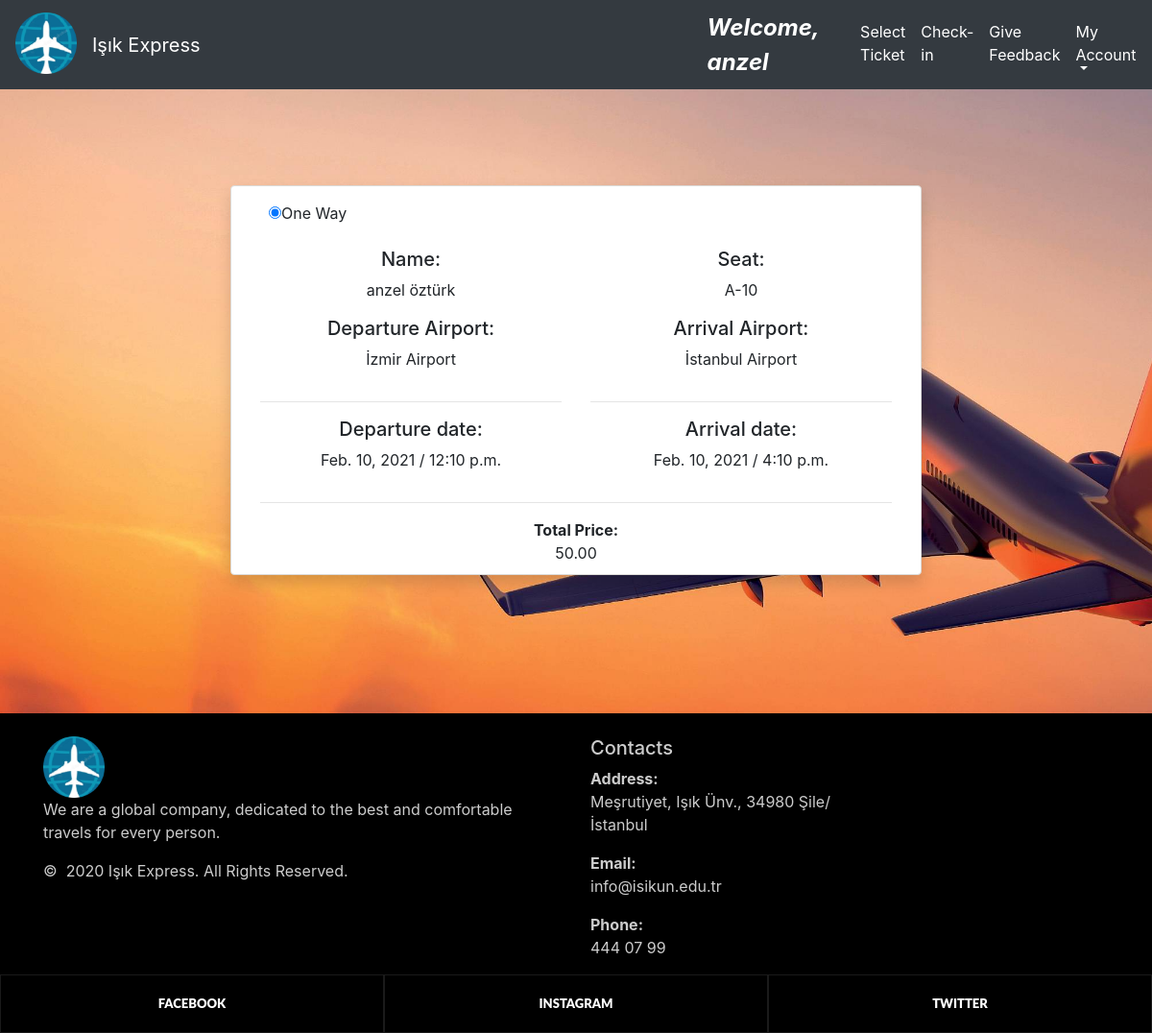
/view_ticket/140 (signed in), run on the app's committed database.
### home/models.py (models this page shows, shortened)
class Ticket(models.Model):
    trip_choice = (('o','oneway'),('r','roundtrip'),)
    trip = models.CharField(max_length=5, choices=trip_choice)
    seat = models.CharField(max_length=255,null=True)
    registereduser =models.ForeignKey(RegisteredUser,null=True,on_delete= models.CASCADE)
    ticket_class = models.CharField(max_length=255,null=True)
    flight = models.ForeignKey(Flight,null=True,on_delete=models.CASCADE)
    ticket_price = models.DecimalField(max_digits=10, decimal_places=2, null=True)
    created_at = models.CharField(max_length=255,null=True)
    is_approval = models.CharField(max_length=1, null=True)
    is_checkin = models.BooleanField(null=True, blank=True)

class Flight(models.Model):
    pnr=models.CharField(max_length=10, null=True)
    departure_time = models.DateField(auto_now_add=False, auto_now=False, null=True)
    arrival_time = models.DateField(auto_now_add=False, auto_now=False, null=True)
    departure_hour=models.TimeField(auto_now=False, auto_now_add=False, null=True)
    arrival_hour = models.TimeField(auto_now=False, auto_now_add=False, null=True)
    from_airport = models.ForeignKey(Airport, null=True,on_delete=models.SET_NULL, related_name="from_airport")
    to_airport = models.ForeignKey(Airport, null=True,on_delete=models.SET_NULL, related_name="to_airport")
    price= models.DecimalField(max_digits=10,decimal_places=2,null=True)

class Airport(models.Model):
    name=models.CharField(max_length=255,null=True)
    address=models.CharField(max_length=500,null=True)
    def __str__(self):
        return self.name

### home/views.py (the view)
# urls.py: path('view_ticket/<int:id>', views.view_ticket, name="view_ticket"),
@login_required
def view_ticket(request, id):
    ticket = Ticket.objects.get(id=id)
    ruser = request.user.registereduser
    namee= str(ruser.first_name) + " " + str(ruser.last_name)
    return render(request , 'home/view_ticket.html',{'ticket':ticket , 'namee':namee })

### home/templates/home/view_ticket.html (shortened to what this page needs)
{% extends 'home/main.html' %}
{% load static %}
{% block content %}
<head>
    <link rel="stylesheet" type="text/css" href="{% static 'css/footer.css' %}">
    <link rel="stylesheet" type="text/css" href="{% static 'css/background.css' %}">
    <link rel="stylesheet" type="text/css" href="https://cdnjs.cloudflare.com/ajax/libs/font-awesome/4.7.0/css/font-awesome.min.css">
    <link rel="stylesheet" type="text/css" href="https://stackpath.bootstrapcdn.com/bootstrap/4.1.1/css/bootstrap.min.css">
</head>
<body class="first-info" >
<div class="card shadow mb-5 bg-white rounded text-center" style=" margin-top: 100px; " >
        <div class="row mb-3 mt-3">
            {% if ticket.trip == 'o' %}
            <label class="radiobtn"><input type="radio" name="gender" checked value="male">One Way</label>
            {% else %}
            <label class="radiobtn"><input type="radio" name="gender" checked value="male">Round Trip</label>
            {% endif %}
        </div>
        <div class="row">
            <div class="col-sm-6">
                <h5>Name:</h5><p>{{ namee }} </p>
            </div>
            <div class="col-sm-6">
                <h5>Seat:</h5><p>{{ ticket.seat }} </p>
            </div>
        </div>
        <div class="row">
            <div class="col-sm-6">
                <h5>Departure Airport:</h5><p>{{ ticket.flight.from_airport }} </p>
            </div>
            <div class="col-sm-6">
                <h5>Arrival Airport:</h5><p>{{ ticket.flight.to_airport }} </p>
            </div>
        </div>
        <div class="row">
            <div class="col-sm-6"><hr><h5>Departure date:</h5><p>{{ ticket.flight.departure_time }}  /  {{ ticket.flight.departure_hour }}</p></div>
            <div class="col-sm-6"><hr><h5>Arrival date:</h5><p>{{ ticket.flight.arrival_time }}  /  {{ ticket.flight.arrival_hour }}</p></div>
        </div>
        <hr>
        <b>Total Price:</b>  {{ticket.ticket_price}}
</div>
<br><br><br><br>
</body>
{% endblock %}

### home/templates/home/navbar.html (shortened to what this page needs)
{% load static %}
{% block content %}
<head>
</head>
<body>
<nav class="navbar navbar-expand-md navbar-dark bg-dark">
    <a class="navbar-brand pb-2" href="{% url 'homepage' %}"><img src="{% static 'images/logo.png' %}" style="height: 64px; width: 64px"></a>
                <a class="navbar-brand" href="{% url 'homepage' %}">Işık Express</a>
    <a class="nav navbar-nav navbar-right " style="margin-left: 32rem !important;" ><font  size="5" color="white"><b><i>Welcome, {{user.username}}</i></b></font></a>
    <div class="collapse navbar-collapse" id="navbarNavDropdown" style="margin-left: 3% !important;">
        <ul class="navbar-nav">
        {% if requested_user_type.user_type == 'A' %}
        <li class="nav-item active">
                <a class="nav-link" href="{% url 'addairport' %}">Add Airports <span class="sr-only">(current)</span></a>
            </li>
            <li class="nav-item">
                <a class="nav-link" href="{% url 'feedbacklist' %}" style="color:white">Response Feedbacks</a>
            </li>
             <li class="nav-item">
                 <a class="nav-link" href="{% url 'logout' %}" style="color:white">Logout</a>
             </li>
        {% else %}
            <li class="nav-item active">
                <a class="nav-link" href="{% url 'homepage' %}">Select Ticket <span class="sr-only">(current)</span></a>
            </li>
            <li class="nav-item">
                <a class="nav-link" href="{% url 'checkin' %}" style="color:white">Check-in</a>
            </li>
            <li class="nav-item">
                <a class="nav-link" href="{% url 'FeedbackPage' %}" style="color:white">Give Feedback</a>
            </li>
            <li class="nav-item dropdown">
                <a class="nav-link dropdown-toggle"  id="navbarDropdownMenuLink" data-toggle="dropdown" aria-haspopup="true" aria-expanded="false" style="color:white"> My Account </a>
            </li>
        {% endif %}
        </ul>
    </div>
</nav>
</body>
{% endblock %}

### home/static/css/background.css (style rules this page uses)
.first-info { background-image: url( '/static/images/plane1.jpg' ) ; background-size: cover; background-repeat: no-repeat; }

### home/static/css/footer.css (style rules this page uses)
ul, ol { list-style: none; padding: 0; margin: 0; }

### home/templates/home/view_ticket.html (style rules this page uses)
.card { margin: auto; border: solid 1px #dbdad7; width: 60%; padding-left: 30px !important; padding-bottom: 10px !important; padding-right: 30px !important; padding-top: 0px !important }
input { outline: 0 !important; border-width: 0 0 2px !important; border-color: #d1d1cf !important }
.radiobtn { margin-left: 3.5% }

### data on the page
Ticket: seat "A-10", flight.from_airport "İzmir Airport", flight.to_airport "İstanbul Airport", flight.departure_time "Feb. 10, 2021", flight.departure_hour "12:10 p.m.", flight.arrival_time "Feb. 10, 2021", flight.arrival_hour "4:10 p.m.", ticket_price "50.00"

### other printed values
{{ user.username }} "anzel"
{{ namee }} "anzel öztürk"
